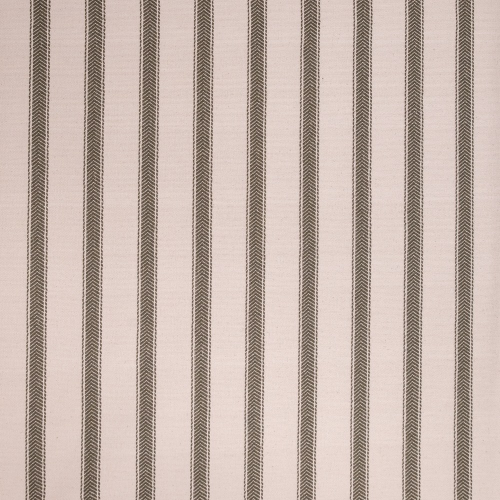
#> input picture scripts/fotos-cabeceros/telas/02.jpg, 1000 x 1000 px, given in place of 11.jpg__1-calobra.jpg, which was not available (shown at 1/2 size)
$ python detalles.py ../telas/02.jpg ../telas/11.jpg ../telas/11.jpg
#> lines starting #> are read from the running program, lines starting #| are printed output that depends on the picture
### scripts/fotos-cabeceros/gen/siluetas.py
# Siluetas frontales (alzado) de las 5 formas a 150 x 100 cm: 75 % recto, 25 % curva.
# Geometría sacada de los croquis que le gustan a Juan (Conta nº 69 Iciar, Macarella
# nº 72 Andrea y nº 2 Marta, mini 01).
from PIL import Image, ImageDraw, ImageFont
import math
W,H=150.0,100.0; R=75.0; C=25.0
N=200
def campana(x0,x1,y0,y1,pUnion):
    """Media campana de (x0,y0) (tangente horizontal, cóncava) a (x1,y1) (cima, tangente
    horizontal). A mitad de ancho ha subido pUnion de la altura (unión tangente)."""
    p=math.log(pUnion)/math.log(0.5)
    out=[]
    for i in range(1,N+1):
        u=i/N; f=((1-math.cos(math.pi*u))/2)**p
        out.append((x0+(x1-x0)*u, y0+(y1-y0)*f))
    return out
def mirror(pts): return [(W-x,y) for x,y in reversed(pts)]
# [8 lines left out: functions cove, conta, not called in this run]
def macarella():
    izq=[(0,R)]+campana(0,75,R,H,0.6)     # escalón 1/4 del ancho sube 60 %, arco 40 %, tangente
    return [(0,0)]+izq+mirror(izq)[1:]+[(W,0)]
def calobra(): return [(0,0),(0,H),(W,H),(W,0)]
def pregonda():
    # lados rectos hasta el 75 % y arco rebajado continuo (sin esquinas)
    return [(0,0),(0,R)]+[(75-75*math.cos(t), R+C*math.sin(t)) for t in [i/N*math.pi for i in range(1,N)]]+[(W,R),(W,0)]
# [15 lines left out: function barbaria, not called in this run]
def redondear(pts, sigma=3.0, paso=0.25):
    """Suaviza TODAS las esquinas (Juan, 01/10: 'nada de picos, todo un poco redondeado').
    Remuestrea el contorno cerrado cada 'paso' cm y aplica un suavizado gaussiano de 'sigma' cm
    a lo largo del contorno; la base sigue apoyada en el suelo (y>=0)."""
    dens=[]
    n=len(pts)
    for i in range(n):
        (x1,y1),(x2,y2)=pts[i],pts[(i+1)%n]
        k=max(1,int(math.hypot(x2-x1,y2-y1)/paso))
        dens+=[(x1+(x2-x1)*j/k, y1+(y2-y1)*j/k) for j in range(k)]
    m=len(dens); r=int(3*sigma/paso); w=[math.exp(-0.5*(j*paso/sigma)**2) for j in range(-r,r+1)]; sw=sum(w)
    out=[]
    for i in range(m):
        x=sum(w[j]*dens[(i+j-r)%m][0] for j in range(2*r+1))/sw
        y=sum(w[j]*dens[(i+j-r)%m][1] for j in range(2*r+1))/sw
        out.append((x,max(0.0,y)))
    return out[::4]
_BASE={"calobra":calobra,"pregonda":pregonda,"macarella":macarella,"conta":conta,"barbaria":barbaria}
def lados_al_suelo(pts):
    """Esquinas de abajo en escuadra: los laterales bajan rectos hasta el suelo (Juan, 01/10: el vivo
    baja recto hasta abajo del todo)."""
    out=[]
    for x,y in pts:
        if y<12 and x<8: x=0.0
        elif y<12 and x>W-8: x=W
        out.append((x,y))
    return [(0.0,0.0)]+[p for p in out if not (p[1]<0.05 and 0<p[0]<W)]+[(W,0.0)] if False else out
FORMAS={k:(lambda f=f: lados_al_suelo(redondear(f()))) for k,f in _BASE.items()}
# [8 lines left out: function dibujar, not called in this run]
# [6 lines that do not run on import are left out]

### scripts/fotos-cabeceros/gen/escena.py
import math
# Escena fija para las 80 fotos: misma cámara, mismo fondo.
from PIL import Image, ImageDraw
from maqueta import proyector, GROSOR
from siluetas import FORMAS, W as AW, H as AH
from textura import tejido, homografia
CAM=dict(ang=38, alt=60, dist=280, focal=1500, centro=(64,40,-4))
def P_(W,H):
    c=CAM; return proyector(W,H,c["ang"],c["alt"],c["dist"],c["focal"],c["centro"])
# [22 lines left out: functions fondo_maqueta, _quad_textura, not called in this run]
VIVO_MATE=False
# [9 lines left out: function _vivo, not called in this run]

ARCO=False   # True: reparto antiguo (longitud de arco desde el centro), el de las maquetas hechas antes del 01/10
# [171 lines left out: functions coords_arco, franjas_de, coords_u, pieza, not called in this run]
# [4 lines that do not run on import are left out]

### scripts/fotos-cabeceros/gen/maqueta.py
# Maqueta 3D (proyección en perspectiva) de la pieza apoyada en el suelo contra la pared.
import math
from PIL import Image, ImageDraw
from siluetas import FORMAS
GROSOR=8.0
def proyector(W=900,H=1200,ang=38,alt=70,dist=330,focal=1500, centro=(75,48,-4)):
    a=math.radians(ang); cx,cy,cz=centro
    cam=(cx - dist*math.sin(a), alt, cz - dist*math.cos(a))
    fx,fy,fz=cx-cam[0],cy-cam[1],cz-cam[2]; n=math.sqrt(fx*fx+fy*fy+fz*fz); f=(fx/n,fy/n,fz/n)
    r=(f[2],0,-f[0]); rn=math.hypot(r[0],r[2]); r=(r[0]/rn,0,r[2]/rn)
    u=(r[1]*f[2]-r[2]*f[1], r[2]*f[0]-r[0]*f[2], r[0]*f[1]-r[1]*f[0])
    if u[1]<0: u=(-u[0],-u[1],-u[2])
    def P(p):
        d=(p[0]-cam[0],p[1]-cam[1],p[2]-cam[2])
        x=sum(d[i]*r[i] for i in range(3)); y=sum(d[i]*u[i] for i in range(3)); z=sum(d[i]*f[i] for i in range(3))
        return (W/2+focal*x/z*W/900, H/2-focal*y/z*W/900), z
    return P
# [22 lines left out: function maqueta, not called in this run]
# [2 lines that do not run on import are left out]

### scripts/fotos-cabeceros/gen/detalles.py
import sys, escena, combos
from PIL import Image, ImageDraw, ImageFont
from maqueta import GROSOR
from siluetas import FORMAS
carpeta, pref, titulo = sys.argv[1], sys.argv[2], sys.argv[3]
f=ImageFont.load_default(size=30)
s=Image.new("RGB",(5*400,4*400+50),"white"); d=ImageDraw.Draw(s)
#> after `s = Image.new('RGB', (5 * 400, 4 * 400 + 50), 'white')`: s: PIL image 2000x1650 RGB; every value is 255
d.text((10,8),titulo+" · 1: arriba izq · 2: arriba dcha · 3: abajo izq · 4: abajo dcha",fill=(0,0,0),font=f)
for i,fm in enumerate(combos.FORMAS):
    im=Image.open(f"{carpeta}/{pref}__{i+1}-{fm.lower()}.jpg"); P=escena.P_(*im.size); pp=lambda p:P(p)[0]; zf=-GROSOR-1.5
#> further down, im is the input picture: PIL image 1000x1000 RGB; mean R, G, B 195.6, 178.9, 170.6
    pts=FORMAS[fm.lower()](); yl=max(y for x,y in pts if x<3); yr=max(y for x,y in pts if x>147)
    for k,(x,y) in enumerate(((0,yl),(150,yr),(0,4),(150,4))):
        cx,cy=pp((x,y,zf)); dy=-50 if k<2 else -50
        s.paste(im.crop((int(cx-300),int(cy-300+(150 if k<2 else -50)),int(cx+300),int(cy+300+(150 if k<2 else -50)))).resize((400,400)),(i*400,50+k*400))
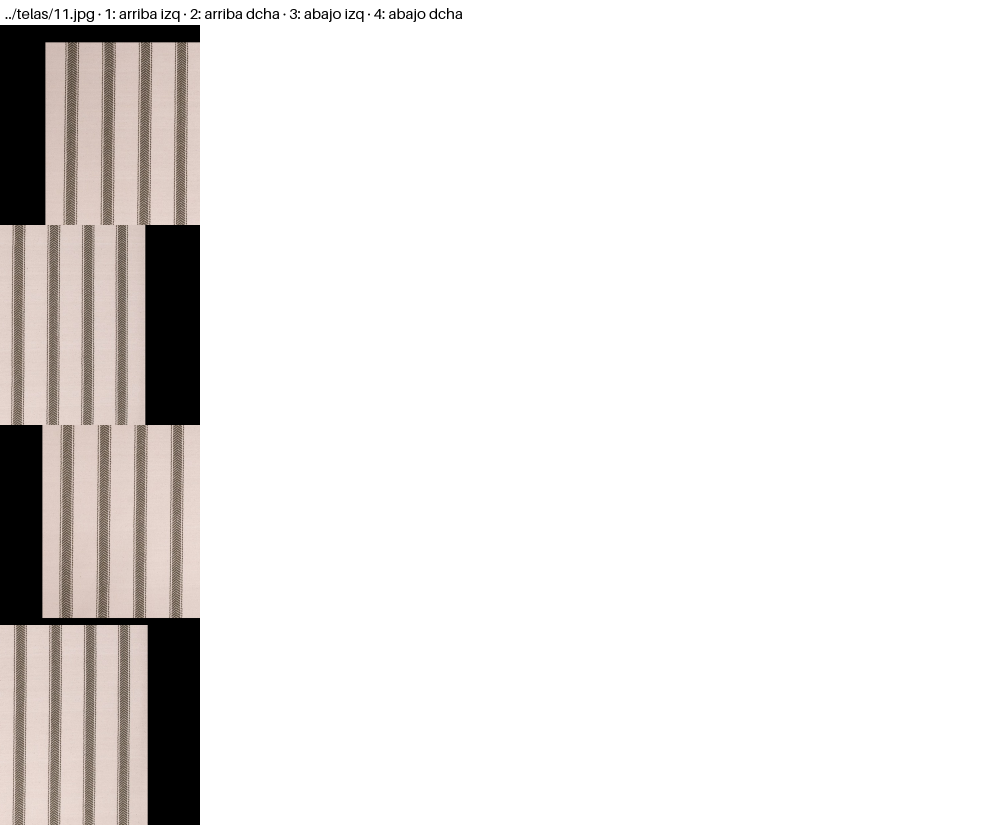
#> s: PIL image 2000x1650 RGB (shown at 1/2 size); mean R, G, B 233, 230.6, 229.5
#> pass 2 of the loop `for i,fm in enumerate(combos.FORMAS):`:
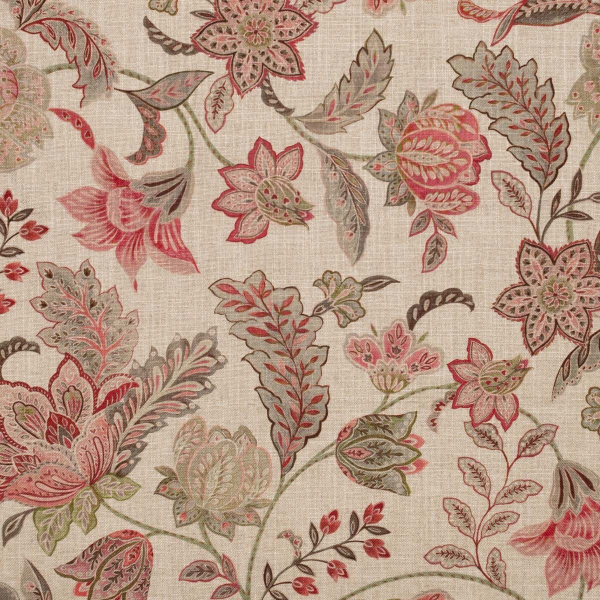
#> input picture scripts/fotos-cabeceros/telas/11.jpg, 1200 x 1200 px, given in place of 11.jpg__2-pregonda.jpg, which was not available (shown at 1/2 size)
#> im is the input picture: PIL image 1200x1200 RGB; mean R, G, B 182.9, 152.2, 133.4
#> after the loop `for k,(x,y) in enumerate(((0,yl),(150,yr),(0,4),(150,4))):`:
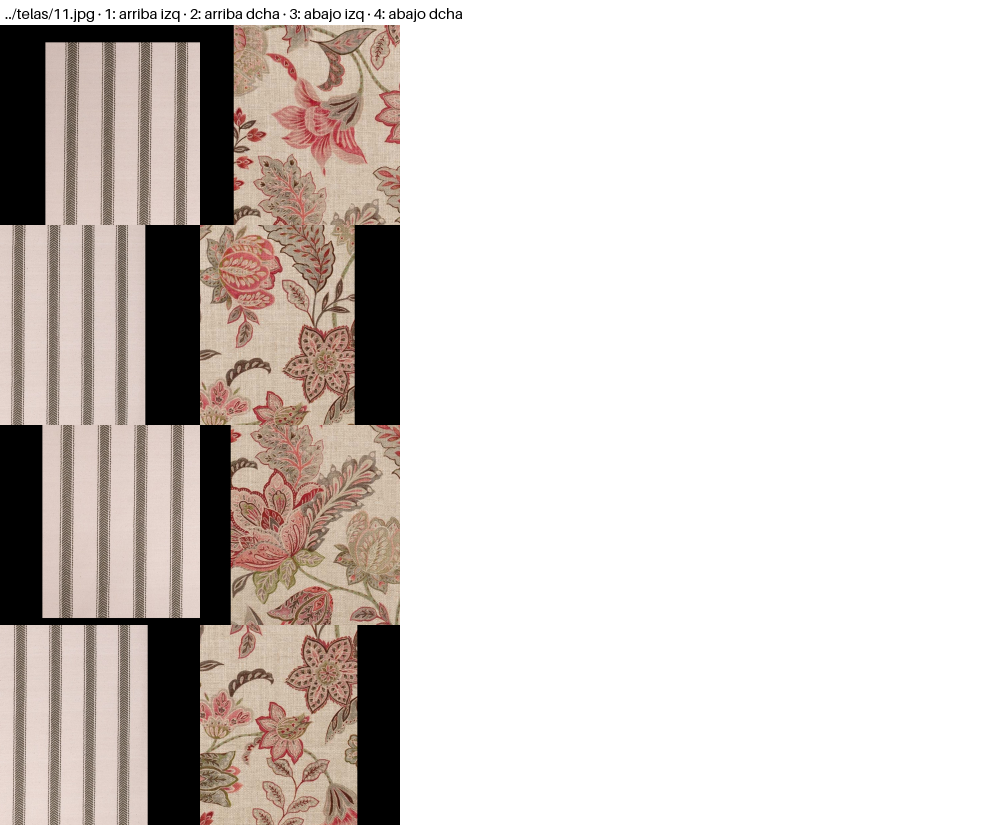
#> s: PIL image 2000x1650 RGB (shown at 1/2 size); mean R, G, B 212.3, 205, 200.9
#> (the run stopped early here; a loop or call above may not have finished)
